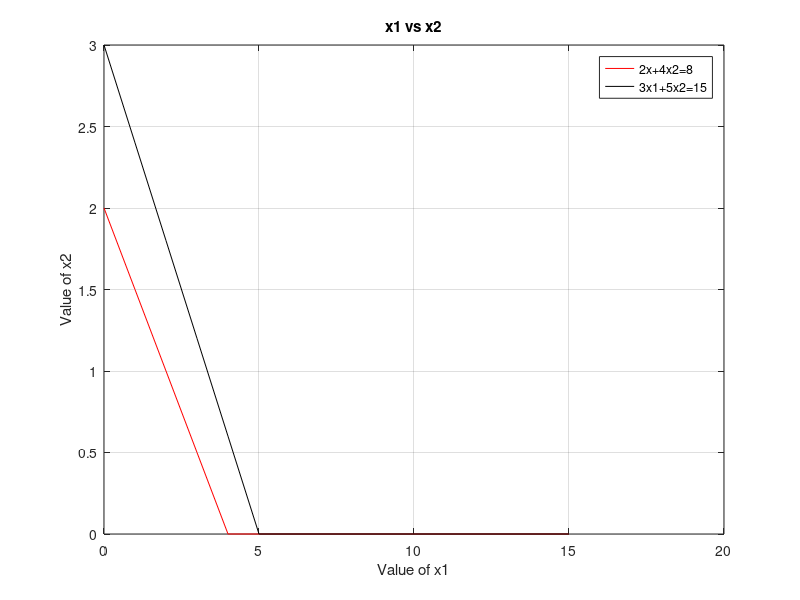

This figure's MATLAB source: (Note: this script raises an error after producing the figure.)
format short
clc

c=[3 2];
A=[2 4;3 5];
b=[8;15];

y1=0:1:max(b);
x21=(b(1)-A(1,1).*y1)./A(1,2);
x22=(b(2)-A(2,1).*y1)./A(2,2);

x21=max(0,x21);
x22=max(0,x22);
plot(y1, x21, 'r' ,y1, x22, 'k');
xlabel('Value of x1');
ylabel('Value of x2');
title('x1 vs x2')
legend('2x+4x2=8','3x1+5x2=15')
grid on
    cx1 = find(y1 == 0);
        c1 = find(x21 == 0);
Line1 = [y1(:,[c1 cx1]) ; x21(:,[c1 cx1])]';
        c2 = find(x22 == 0);
Line2 = [y1(:,[c2 cx1]) ; x22(:,[c2 cx1])]';

corpt = unique([Line1 ; Line2],'rows');

HG=[0;0];
for i=1:size(A,1)
    hg1=A(i,:);
    b1=b(i,:);
    for j=i+1:size(A,1)
        hg2=A(j,:);
        b2=b(j,:);
        Aa=[hg1;hg2];
        Bb=[b1;b2];
        Xx=Aa\Bb;
        HG=[HG Xx];
    end
end
pt = HG';

allpt= [pt ; corpt];
points=unique(allpt,'rows');

PT=constraint(points);
PT=unique(PT,'rows');

Fx= zeros(1);
for i=1:size(PT,1)
    Fx(i,:)=sum(PT(i,:).*c);
    
end

Vert_Fns=[PT Fx];

[fxval, indfx] = max(Fx);
        optval = Vert_Fns(indfx,:);
    OPTIMAL= array2table(optval);
